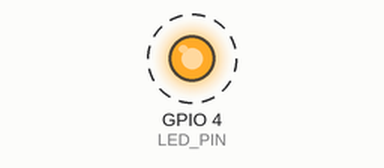
Simulated run of this sketch. Board: ESP32. Shown: output pins drawn as LEDs (lit = HIGH). Dashed ring = blinking. What the sketch prints to the serial monitor is not drawn.

Above: at 0.5 s.
Timing chart, 0 to 4.6 s (numbered marks = the images above):
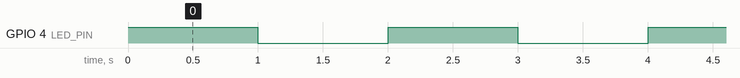

The sketch:

ESP-32.ino
```cpp
#define LED_PIN 4
void setup() {
  pinMode(LED_PIN, OUTPUT);
  Serial.begin(115200);
}

void loop() {
  digitalWrite(LED_PIN, HIGH);
  Serial.println("LED ON");
  delay(1000);
  digitalWrite(LED_PIN, LOW);
  Serial.println("LED OFF");
  delay(1000);

}
```

Measured:
- by itself, GPIO 4 (LED_PIN): alternates HIGH for 1.0 s and LOW for 1.0 s
